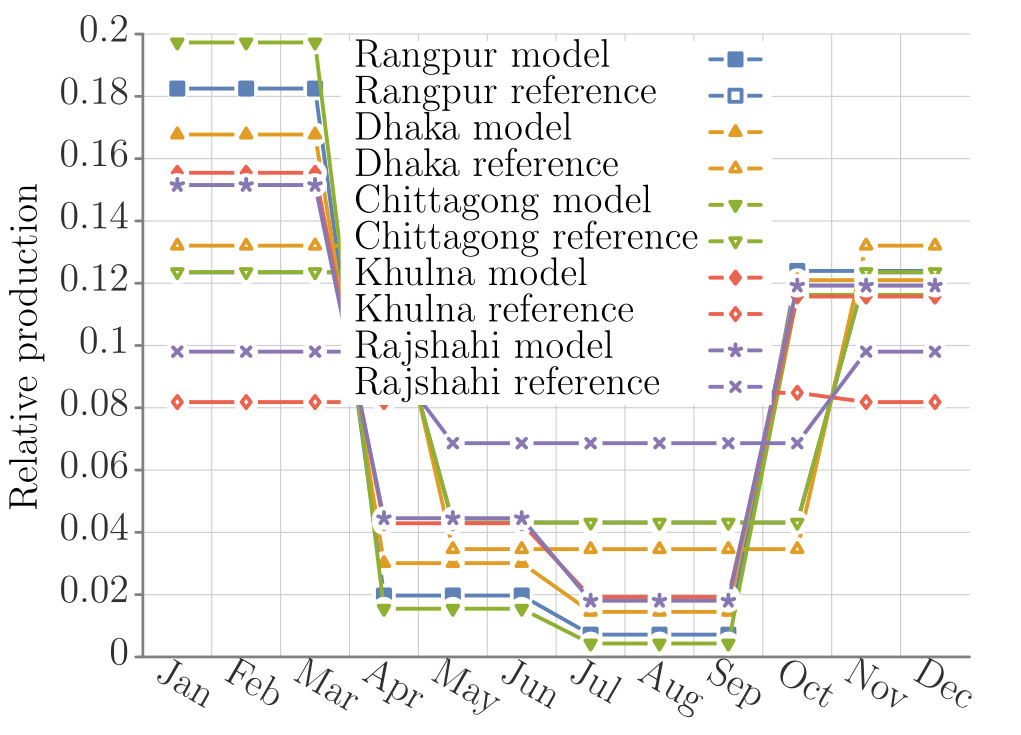

Here is the gnuplot script that generated this plot:
##### terminal
clear
# set loadpath '~/Dropbox/proj/gp/src'
set term tikz standalone size 12.5cm,8.75cm font ",14" gparrows scale 2,2 textscale 2
set datafile separator ','

##### output
set output 'prod_eggplant_BGD.tex'

##### bg: bg color, axes, grid, tics
##### http://www.colourlovers.com/palette/268142/Danger_Mouse
Danger='#F84934'; # red
Shoes='#4D5E5F'; # grey
##### Rand Olson
roBlue='#1F77B4';
roRed='#D62728';
# border
set style line 21 lt 1 lc rgb '#808080' 
set border 3 back ls 21 lw 5
# grid
set style line 22 lt 2 lc rgb '#CCCCCC' lw 2
set style line 23 lt 2 lc rgb '#DDDDDD' lw 1
set grid xtics mxtics ytics mytics back ls 22, ls 23
# tics
set tics textcolor rgb '#303030'
set tics nomirror out scale 1,.1
set mxtics 2
set mytics 2

##### load default linestyles
set style increment user
# taken care of in terminal
do for [i=1:15] { set style line i lt 1 lw 7 }

##### line colors
# mathematica default
DarkBlue= '#5e82b5'
Orange=   '#e09c24'
Green=    '#8fb030'
Red=      '#eb634f'
Purple=   '#8778b3'
Brown=    '#c46e1a'
LightBlue='#5c9ec7'
Yellow=   '#FDBF6F'
MATHEMATICA="#5e82b5 #e09c24 #8fb030 #eb634f #8778b3 #c46e1a #5c9ec7 #FDBF6F"
do for[i=1:8] {set style line i lc rgb word(MATHEMATICA,i)}
####

##### data style
set style data linespoints;
set style line 1 pt 5
set style line 2 pt 7
set style line 3 pt 13
set style line 4 pt 17
set style line 5 pt 4
set style line 6 pt 6
set style line 7 pt 12
set style line 8 pt 16
#
set pointintervalbox 4.5
do for [i=1:15] {set style line i ps 2.75 pi -1}

# NOTE: offsets should be a function of font sizes
##### key
set key t l Left spacing 2 width 5 opaque font ",15"

##### tics (note that tics are also set in theme)
set xtics font ",15" offset 0,.2
set ytics font ",15" offset 1.5,0

##### plot
set title font ",15" "" offset -3,.3
set xlabel "" offset 0,0 font ",15"
set ylabel "Relative production" offset -2,0 font ",15"


unset title; unset xlabel; unset mxtics; unset mytics;        set xtic rotate by -30 offset -2,-.5 scale 0 autojustify;        set key c t width 13;        set xrange [1:13];        set xtics ("Jan" 1,"Feb" 2,"Mar" 3,"Apr" 4,"May" 5,       "Jun" 6,"Jul" 7,"Aug" 8,"Sep" 9,"Oct" 10,"Nov" 11,"Dec" 12) offset 0.5,0;

plot       'rangpur.csv' u 1:3 ls 1 pt 5 ti 'Rangpur model',       'Rangpur_eggplant.csv' u 1:2 ls 1 pt 4 ti 'Rangpur reference',       'dhaka.csv' u 1:3 ls 2 pt 9 ti 'Dhaka model',       'Dhaka_eggplant.csv' u 1:2 ls 2 pt 8 ti 'Dhaka reference',       'chittagong.csv' u 1:3 ls 3 pt 11 ti 'Chittagong model',       'Chittagong_eggplant.csv' u 1:2 ls 3 pt 10 ti 'Chittagong reference',       'khulna.csv' u 1:3 ls 4 pt 13 ti 'Khulna model',       'Khulna_eggplant.csv' u 1:2 ls 4 pt 12 ti 'Khulna reference',       'rajshahi.csv' u 1:3 ls 5 pt 3 ti 'Rajshahi model',       'Rajshahi_eggplant.csv' u 1:2 ls 5 pt 2 ti 'Rajshahi reference'

set term x11 reset;
